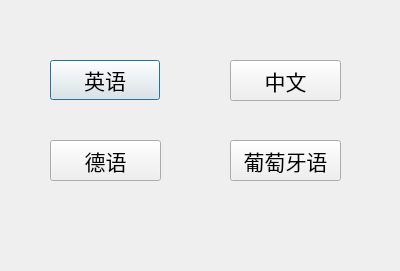
<?xml version="1.0" encoding="UTF-8"?>
<ui version="4.0">
 <class>Lanuage</class>
 <widget class="QDialog" name="Lanuage">
  <property name="geometry">
   <rect>
    <x>0</x>
    <y>0</y>
    <width>400</width>
    <height>271</height>
   </rect>
  </property>
  <property name="windowTitle">
   <string>Dialog</string>
  </property>
  <widget class="QPushButton" name="English">
   <property name="geometry">
    <rect>
     <x>50</x>
     <y>60</y>
     <width>110</width>
     <height>40</height>
    </rect>
   </property>
   <property name="minimumSize">
    <size>
     <width>110</width>
     <height>40</height>
    </size>
   </property>
   <property name="maximumSize">
    <size>
     <width>110</width>
     <height>40</height>
    </size>
   </property>
   <property name="font">
    <font>
     <family>宋体</family>
     <pointsize>16</pointsize>
    </font>
   </property>
   <property name="text">
    <string>英语</string>
   </property>
  </widget>
  <widget class="QPushButton" name="Chinese">
   <property name="geometry">
    <rect>
     <x>230</x>
     <y>60</y>
     <width>111</width>
     <height>41</height>
    </rect>
   </property>
   <property name="font">
    <font>
     <family>宋体</family>
     <pointsize>16</pointsize>
    </font>
   </property>
   <property name="text">
    <string>中文</string>
   </property>
  </widget>
  <widget class="QPushButton" name="German">
   <property name="geometry">
    <rect>
     <x>50</x>
     <y>140</y>
     <width>111</width>
     <height>41</height>
    </rect>
   </property>
   <property name="font">
    <font>
     <family>宋体</family>
     <pointsize>16</pointsize>
    </font>
   </property>
   <property name="text">
    <string>德语</string>
   </property>
  </widget>
  <widget class="QPushButton" name="Protugal">
   <property name="geometry">
    <rect>
     <x>230</x>
     <y>140</y>
     <width>111</width>
     <height>41</height>
    </rect>
   </property>
   <property name="font">
    <font>
     <family>宋体</family>
     <pointsize>16</pointsize>
    </font>
   </property>
   <property name="text">
    <string>葡萄牙语</string>
   </property>
  </widget>
 </widget>
 <resources/>
 <connections/>
</ui>
